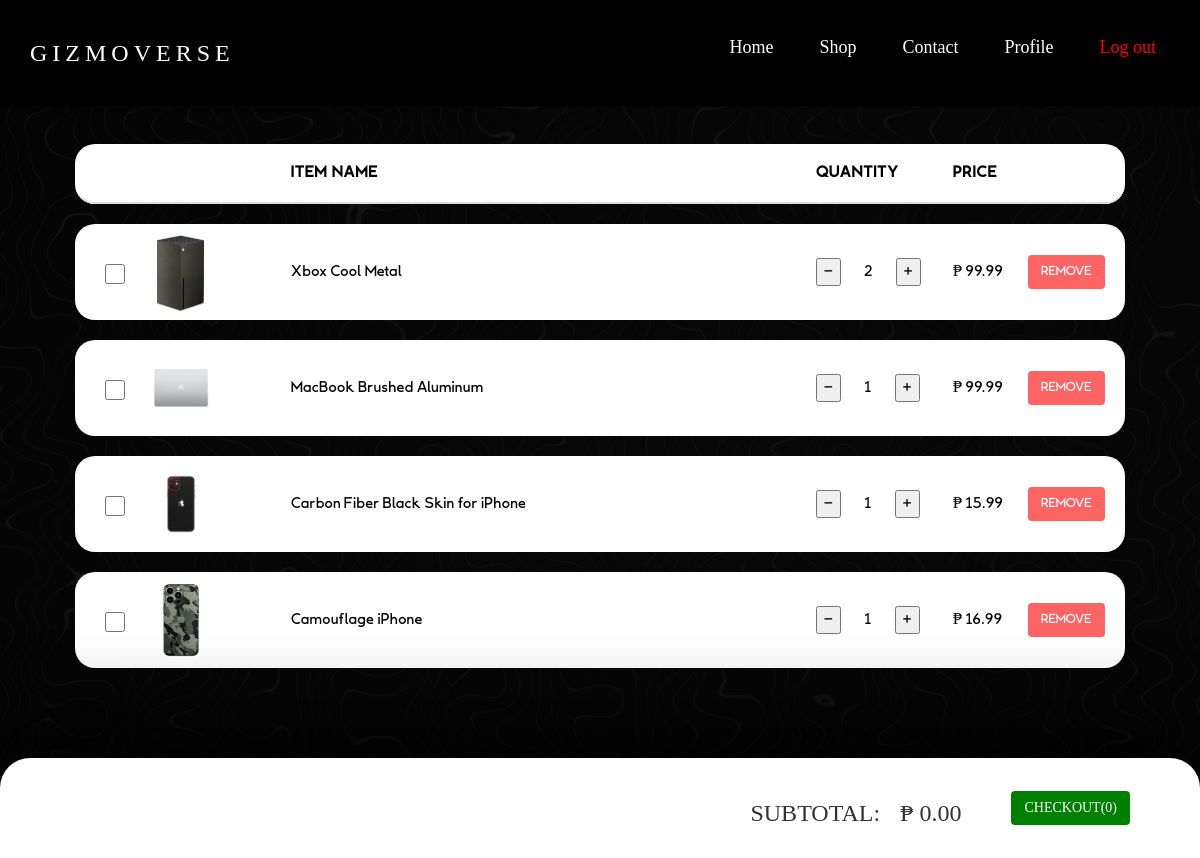
The page /pages/cart.php (signed in) on the database its author committed.
### tables this page shows
CREATE TABLE `orders` (
  `order_id` int(11) NOT NULL,
  `product_id` int(11) NOT NULL,
  `quantity` int(11) NOT NULL,
  `user_id` int(11) NOT NULL,
  `status` enum('OnCart','Cancelled','Delivered','InTransit','PickUpAvailable','OrderProblem','Processing','Returned','Completed') NOT NULL DEFAULT 'OnCart'
);

CREATE TABLE `products` (
  `product_id` int(11) NOT NULL,
  `itemName` varchar(255) NOT NULL,
  `brand_model` varchar(255) DEFAULT NULL,
  `imagePath` varchar(255) NOT NULL,
  `product_type` enum('Set Product Type','Phone','Case','Peripheral','Console','Mousepad','Tablet','Laptop','Personal Computer') DEFAULT NULL,
  `description` text NOT NULL,
  `price` decimal(10,2) NOT NULL,
  `stock` int(11) NOT NULL
);

### pages/cart.php (the view, shortened to what this page needs)
<?php
$servername = "localhost";
$username = "root";
$password = "";
$database = "onlinestore";
$conn = mysqli_connect($servername, $username, $password, $database);
$userID = $_SESSION['user_id'];
$sql = "SELECT orders.order_id, orders.product_id, orders.quantity, products.itemName, products.imagePath, products.price FROM orders INNER JOIN products ON orders.product_id = products.product_id WHERE orders.user_id='$userID' AND orders.status = 'OnCart'";
$result = mysqli_query($conn, $sql);
$cartItems = mysqli_fetch_all($result, MYSQLI_ASSOC);
?>
<!DOCTYPE html>
<html lang="en">
<head>
    <link rel="stylesheet" href="../css/style.css">
    <link rel="stylesheet" href="https://maxcdn.bootstrapcdn.com/bootstrap/3.4.1/css/bootstrap.min.css">
</head>
<body class="stillBackground">
    <div style="position: fixed; z-index: 100; width:100vw; bottom: 0; height: 100px; background-color: white; box-shadow: 0px -10px 100px black; border-radius: 30px 30px 0px 0px; display: flex; justify-content: space-between; align-items: center; padding: 0 20px;">
        <div style="display: flex; align-items: center; vertical-align: center;">
            <h3 style="margin-right: 20px;">SUBTOTAL: </h3>
            <h3 class="total-amount" style="margin-right: 50px;">₱ 0.00</h3>
            <a onclick="checkOut()" class="total-quantity btn cart"
                style="color: white; background-color: green; margin-right: 30px; align-self: center;"
                role="button">CHECKOUT(0)</a>
        </div>
    </div>
    <nav class="navigationbar sticky">
        <div class="logo"><a href="#">GIZMOVERSE</a></div>
        <ul class="nav-links">
            <div class="menu">
                <li><a href="../index.php">Home</a></li>
                <li><a href="products.php">Shop</a></li>
                <li><a href="customercare.php">Contact</a></li>
                <li><a href="<?php if ($_SESSION['role'] == "admin" ) {
                echo htmlspecialchars("admin/admin.php");
              } else {
                echo htmlspecialchars("profile.php");
              } ?>">Profile</a></li>
                <li><a href="profile.php?logout='1'" style="color: red;">Log out</a></li>
            </div>
        </ul>
    </nav>
    <div class="products">
        <div class="container table-responsive py-5"
            style="color: black; font-family: LaachirDeeper !important;font-size: larger; width: 100%; margin-bottom: 150px;">
            <table class="myTable table" id="tableContainer">
                <thead style="height: 60px;">
                    <tr style="letter-spacing: 1px;">
                        <th scope="col"></th>
                        <th scope="col"></th>
                        <th scope="col">ITEM NAME</th>
                        <th scope="col">QUANTITY</th>
                        <th scope="col">PRICE</th>
                        <th scope="col"></th>
                    </tr>
                </thead>
                <tbody>
                    <?php
                    if (count($cartItems) > 0) {
                        foreach ($cartItems as $cartItem) { ?>
                            <tr class="cardHolder" style="min-height:80px;">
                                <td><input class="cart-checkbox" style="display: block; height: 20px;" type="checkbox"
                                        name="checkbox_<?php echo $cartItem['product_id'] ?>" data-order-id="<?php echo $cartItem['order_id'] ?>" /></td>
                                <td style="width: 150px;"><img src="<?php echo htmlspecialchars($cartItem['imagePath']) ?>"
                                        style="height: 80px; width: 80px; object-fit: contain;"
                                        alt="<?php echo htmlspecialchars($cartItem['itemName']) ?>"></td>
                                <td style="width: 50%;" class="name">
                                    <?php echo htmlspecialchars($cartItem['itemName']) ?>
                                </td>
                                <td >
                                    <button class="minus-btn" style="margin-right: 20px; width: 25px;" type="button" name="button" onclick="decreaseQuantity(event,<?php echo $cartItem['order_id'] ?>)">-</button>
                                    <span class="quantity"><?php echo htmlspecialchars($cartItem['quantity']) ?></span>
                                    <button class="plus-btn" style="margin-left: 20px; width: 25px;" type="button" name="button" onclick="increaseQuantity(event,<?php echo $cartItem['order_id'] ?>)">+</button>
                                </td>
                                <td class="price">₱
                                    <?php echo htmlspecialchars($cartItem['price']) ?>
                                </td>
                                <td><a onclick="removeItemFromCart(event,<?php echo $cartItem['order_id'] ?>)" class="btn cart"
                                        style="color: white; background-color: rgb(255, 100, 100);" role="button">REMOVE</a></td>
                            </tr>
                        <?php }
                    } ?>
                </tbody>
            </table>
        </div>
    </div>
</body>
</html>

### css/style.css (style rules this page uses)
* { margin: 0; padding: 0; box-sizing: border-box; }
html { scroll-behavior: smooth; }
body { font-family: Nord-Medium !important; }
.stillBackground { background-image: url('../assets/Images/WebBackground3.png'); background-repeat: no-repeat; background-attachment: fixed; background-size: cover; }
a { text-decoration: none !important; }
a:visited, a:link { color: inherit; }
li { list-style: none; }
.navigationbar { display: flex; align-items: center ; justify-content: space-between ; padding: 30px ; background-color: rgb(0, 0, 0); color: #fff; position: fixed ; z-index: 3; width: 100%; }
.nav-links a { color: #fff; }
.logo { font-family: Nord-Medium; font-size: 24px; letter-spacing: 5px; color: #fff; }
.logo a ,.logo a:hover, .loginBtn a, .navigationbar a, .navigationbar a:hover { text-decoration: none !important; color: inherit; }
.logo a:visited, .logo a:link, .loginBtn a:link { color: inherit; text-decoration: none; }
.menu { display: flex; gap: 1em; font-size: 18px; }
.menu li { padding: 5px 14px; transition: 0.3s ease; }
.sticky { position: relative; }
input[type=checkbox] { display: none; }
.products { margin: 1.5% 5%; }
.products input { background-color: rgba(255, 255, 255, 0.103); border-radius: 30px; height: 40px; width: 100%; padding: 30px; border: none; color: white; }
.cardHolder:last-of-type { margin-bottom: 100px; }
.myTable { border-collapse: separate; border-spacing: 0px 20px; color: black; }
.myTable tbody, thead { background-color: white; }
.myTable td, th { vertical-align: middle !important; border-top: 0 !important; }
.myTable td:first-child, th:first-child { border-radius: 20px 0 0 20px; padding-left: 30px !important; }
.myTable td:last-child, th:last-child { border-radius: 0 20px 20px 0; }

### rows shown on the page
orders: product.imagePath (picture), product.itemName "Xbox Cool Metal", quantity "2", product.price "99.99"
orders: product.imagePath (picture), product.itemName "MacBook Brushed Aluminum", quantity "1", product.price "99.99"
orders: product.itemName (picture), product.itemName "Carbon Fiber Black Skin for iPhone", quantity "1", product.price "15.99"
orders: product.itemName (picture), product.itemName "Camouflage iPhone", quantity "1", product.price "16.99"
